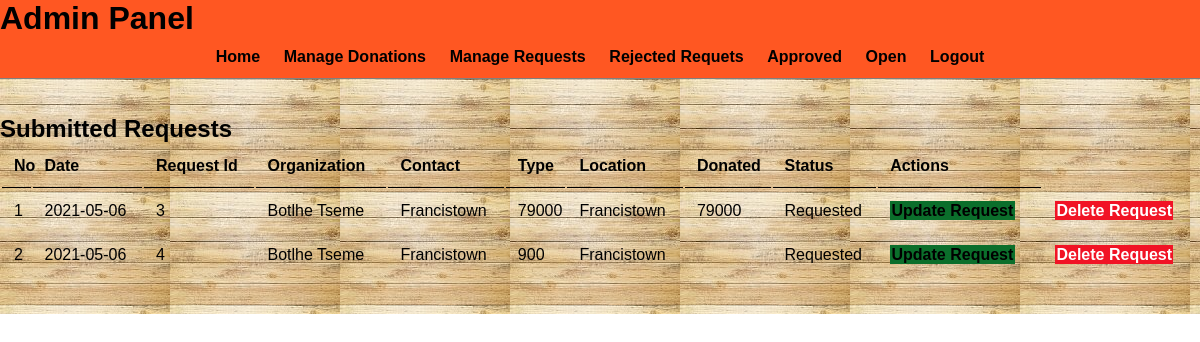
The app's page /admin/manage-requests.php (signed in) with its own data.
### tables this page shows
CREATE TABLE `request` (
  `id` int(100) NOT NULL,
  `name` varchar(100) NOT NULL,
  `username` varchar(100) NOT NULL,
  `number` int(100) NOT NULL,
  `type` int(100) NOT NULL,
  `location` varchar(100) NOT NULL,
  `date` date NOT NULL,
  `status` varchar(255) NOT NULL,
  `assign` varchar(255) NOT NULL
);

### admin/manage-requests.php (the view, shortened to what this page needs)
<?php  include('./partials/menu.php');   ?>
<div class="Main-content">
<h2>Submitted Requests</h2>
<table class = "tbl_full">
<tr>
<th>No</th>
<th>Date</th>
<th>Request Id</th>
<th>Organization </th>
<th>Contact</th>
<th>Type</th>
<th>Location</th>
<th>Donated</th>
<th>Status</th>
<th>Actions</th>
</tr>
<?php
            $sql = "SELECT * FROM request ORDER BY 'date' DESC ";
            $res = mysqli_query($conn, $sql);
                $count = mysqli_num_rows($res);
                $sn = 1;
                 if($count>0)
                 {
                    while ($row= mysqli_fetch_assoc($res)) {
                     $id = $row['id'];
            $name=$row['name'];
              $number=$row['location'];
                 $date=$row['date'];
                   $status=$row['status'];
                   $type=$row['type'];
                          $location=$row['location'];
                             $assign=$row['assign'];
                     ?>
<tr>
<td ><?php echo $sn++ ?></td>
<td ><?php echo $date ?></td>
<td ><?php echo $id ?></td>
<td ><?php echo $name ?></td>
<td ><?php echo $number ?></td>
<td ><?php echo $type ?></td>
<td ><?php echo $location ?></td>
<td ><?php echo $assign ?></td>
<td ><?php echo $status ?></td>
<td>
<a href="<?php echo SITEURL; ?>admin/update-request.php?id=<?php echo $id; ?>" class="btn-secondary">Update Request</a>
                    </td>
        <td > <a href="delete-request.php?req_del=<?php echo $row['id'];?>" onclick="return confirm('Are you sure you want to Delete The Request Donation?');" class="btn btn-danger btn-flat btn-addon btn-xs m-b-10"><i ></i>Delete Request</a>
        </td>
</tr>
                     <?php
                    }
                }
                     else
                     {
                        ?>
                    <tr>
                  <td colspan="13"><div class="error">No Requests Submitted</div></td>
                 </tr>
<?php
                     }
                     ?>
</table>
</div>
</body>
</html>

### admin/css/style.css (style rules this page uses)
* { margin: 0 ; padding: 0; font-family: Arial, Helvetica, sans-serif; font: white; }
.Main-content { padding: 3% 0; background-image:url(./images/brownback.jpg); }
.tbl_full { width: 100%; }
table tr th { border-bottom: 1px solid black; padding: 1%; text-align: left; }
table tr td { padding: 1%; }
.btn-secondary { background-color:#0b6e2b; padding: 1%; color: black; text-decoration: none; font-weight: bold; }
.btn-danger { background-color:#f11325; padding: 1%; color: white; text-decoration: none; font-weight: bold; }

### records on screen
request: date "2021-05-06", id "3", name "Botlhe Tseme", location "Francistown", type "79000", assign "79000", status "Requested"
request: date "2021-05-06", id "4", name "Botlhe Tseme", location "Francistown", type "900", status "Requested"
